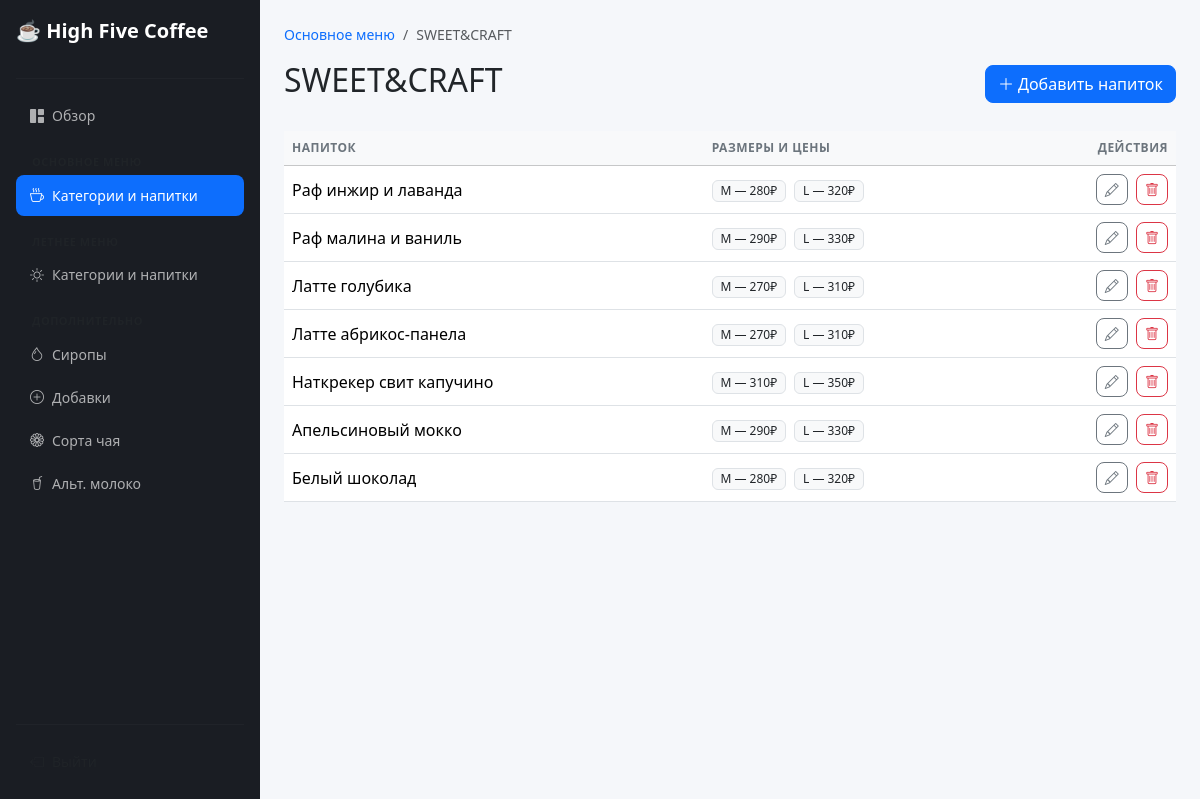
Screenshot of /categories/3/drinks (signed in) with the database file from the repository.
### tables this page shows
CREATE TABLE categories (
            id INTEGER PRIMARY KEY AUTOINCREMENT,
            name TEXT NOT NULL UNIQUE,
            sort_order INTEGER DEFAULT 0
        );

CREATE TABLE drinks (
            id INTEGER PRIMARY KEY AUTOINCREMENT,
            category_id INTEGER NOT NULL,
            name TEXT NOT NULL,
            sort_order INTEGER DEFAULT 0,
            FOREIGN KEY (category_id) REFERENCES categories(id) ON DELETE CASCADE
        );

CREATE TABLE drink_sizes (
            id INTEGER PRIMARY KEY AUTOINCREMENT,
            drink_id INTEGER NOT NULL,
            size TEXT NOT NULL,
            price INTEGER NOT NULL,
            sort_order INTEGER DEFAULT 0,
            FOREIGN KEY (drink_id) REFERENCES drinks(id) ON DELETE CASCADE
        );

### admin/app.py (the view)
@app.route('/categories/<int:cat_id>/drinks')
@login_required
def category_drinks(cat_id):
    db = get_db()
    category = db.execute("SELECT * FROM categories WHERE id = ?", (cat_id,)).fetchone()
    if not category:
        db.close()
        flash('Категория не найдена', 'danger')
        return redirect(url_for('categories'))
    drinks = db.execute(
        "SELECT * FROM drinks WHERE category_id = ? ORDER BY sort_order", (cat_id,)
    ).fetchall()
    drinks_with_sizes = []
    for d in drinks:
        sizes = db.execute(
            "SELECT * FROM drink_sizes WHERE drink_id = ? ORDER BY sort_order", (d['id'],)
        ).fetchall()
        drinks_with_sizes.append({'drink': d, 'sizes': sizes})
    db.close()
    return render_template(
        'drinks.html',
        category=category,
        drinks=drinks_with_sizes,
        is_summer=False,
    )

### admin/app.py (called while the page is built)
def login_required(view):
    @functools.wraps(view)
    def wrapped(**kwargs):
        if not session.get('logged_in'):
            return redirect(url_for('login'))
        return view(**kwargs)
    return wrapped

### admin/database.py (called while the page is built)
def get_db():
    conn = sqlite3.connect(DB_PATH)
    conn.row_factory = sqlite3.Row
    conn.execute("PRAGMA foreign_keys = ON")
    return conn

### admin/templates/drinks.html (shortened to what this page needs)
{% extends "base.html" %}
{% block content %}
<nav aria-label="breadcrumb" class="mb-3">
    <ol class="breadcrumb">
        {% if is_summer %}
        <li class="breadcrumb-item"><a href="{{ url_for('summer_categories') }}">Летнее меню</a></li>
        {% else %}
        <li class="breadcrumb-item"><a href="{{ url_for('categories') }}">Основное меню</a></li>
        {% endif %}
        <li class="breadcrumb-item active">{{ category.name }}</li>
    </ol>
</nav>
<div class="d-flex justify-content-between align-items-center mb-4">
    <h2>{{ category.name }}</h2>
    {% if is_summer %}
    <a href="{{ url_for('add_summer_drink', cat_id=category.id) }}" class="btn btn-primary">
        <i class="bi bi-plus-lg me-1"></i>Добавить напиток
    </a>
    {% else %}
    <a href="{{ url_for('add_drink', cat_id=category.id) }}" class="btn btn-primary">
        <i class="bi bi-plus-lg me-1"></i>Добавить напиток
    </a>
    {% endif %}
</div>
{% if drinks %}
<div class="table-responsive">
    <table class="table table-hover align-middle">
        <thead class="table-light">
            <tr>
                <th>Напиток</th>
                <th>Размеры и цены</th>
                <th class="text-end" style="width: 140px;">Действия</th>
            </tr>
        </thead>
        <tbody>
            {% for item in drinks %}
            <tr>
                <td class="fw-medium">{{ item.drink.name }}</td>
                <td>
                    {% for s in item.sizes %}
                        {% if is_summer %}
                        <span class="badge bg-light text-dark border me-1">
                            {{ s.size_ml }} мл — {{ s.price }}₽
                        </span>
                        {% else %}
                        <span class="badge bg-light text-dark border me-1">
                            {{ s.size }} — {{ s.price }}₽
                        </span>
                        {% endif %}
                    {% endfor %}
                </td>
                <td class="text-end">
                    {% if is_summer %}
                    <a href="{{ url_for('edit_summer_drink', drink_id=item.drink.id) }}"
                       class="btn btn-outline-secondary btn-sm me-1">
                        <i class="bi bi-pencil"></i>
                    </a>
                    <form method="POST" action="{{ url_for('delete_summer_drink', drink_id=item.drink.id) }}"
                          class="d-inline" onsubmit="return confirm('Удалить «{{ item.drink.name }}»?')">
                        <button class="btn btn-outline-danger btn-sm" type="submit">
                            <i class="bi bi-trash"></i>
                        </button>
                    </form>
                    {% else %}
                    <a href="{{ url_for('edit_drink', drink_id=item.drink.id) }}"
                       class="btn btn-outline-secondary btn-sm me-1">
                        <i class="bi bi-pencil"></i>
                    </a>
                    <form method="POST" action="{{ url_for('delete_drink', drink_id=item.drink.id) }}"
                          class="d-inline" onsubmit="return confirm('Удалить «{{ item.drink.name }}»?')">
                        <button class="btn btn-outline-danger btn-sm" type="submit">
                            <i class="bi bi-trash"></i>
                        </button>
                    </form>
                    {% endif %}
                </td>
            </tr>
            {% endfor %}
        </tbody>
    </table>
</div>
{% else %}
<div class="text-center text-muted py-5">
    <i class="bi bi-cup fs-1"></i>
    <p class="mt-2">Напитков пока нет. Добавьте первый!</p>
</div>
{% endif %}
{% endblock %}

### admin/static/style.css (style rules this page uses)
.table th { font-size: 12px; text-transform: uppercase; letter-spacing: 0.5px; color: #6c757d; border-bottom-width: 1px; }
.breadcrumb { font-size: 14px; }
.breadcrumb-item a { text-decoration: none; }
.btn { border-radius: 8px; }
.badge { font-weight: 500; }

### rows the page displays
categories: name "SWEET&CRAFT"
drinks: drink.name "Раф инжир и лаванда"
drink_sizes: size "M", price "280"
drink_sizes: size "L", price "320"
drinks: drink.name "Раф малина и ваниль"
drink_sizes: size "M", price "290"
drink_sizes: size "L", price "330"
drinks: drink.name "Латте голубика"
drink_sizes: size "M", price "270"
drink_sizes: size "L", price "310"
drinks: drink.name "Латте абрикос-панела"
drink_sizes: size "M", price "270"
drink_sizes: size "L", price "310"
drinks: drink.name "Наткрекер свит капучино"
drink_sizes: size "M", price "310"
drink_sizes: size "L", price "350"
drinks: drink.name "Апельсиновый мокко"
drink_sizes: size "M", price "290"
drink_sizes: size "L", price "330"
drinks: drink.name "Белый шоколад"
drink_sizes: size "M", price "280"
drink_sizes: size "L", price "320"
